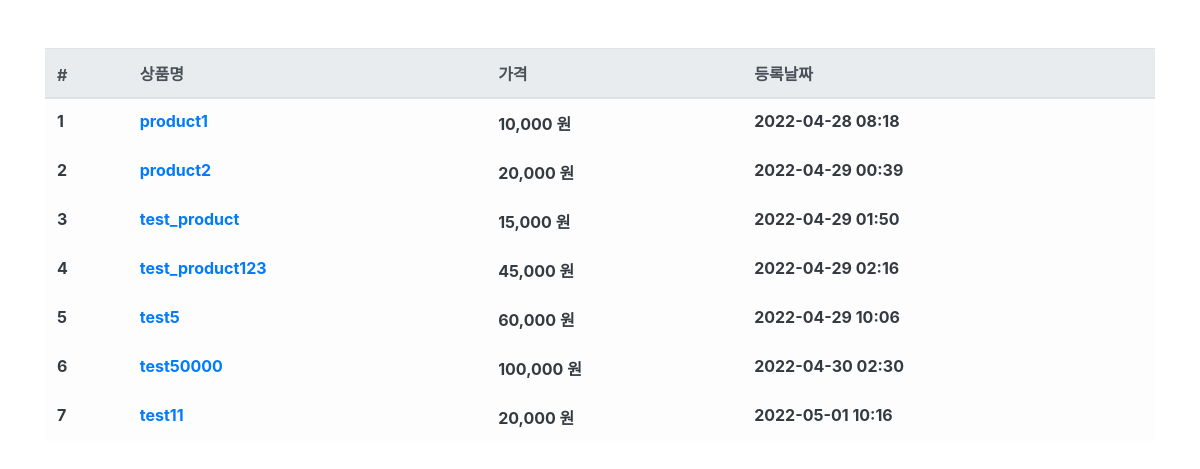
Before: /product/ with the older database file.
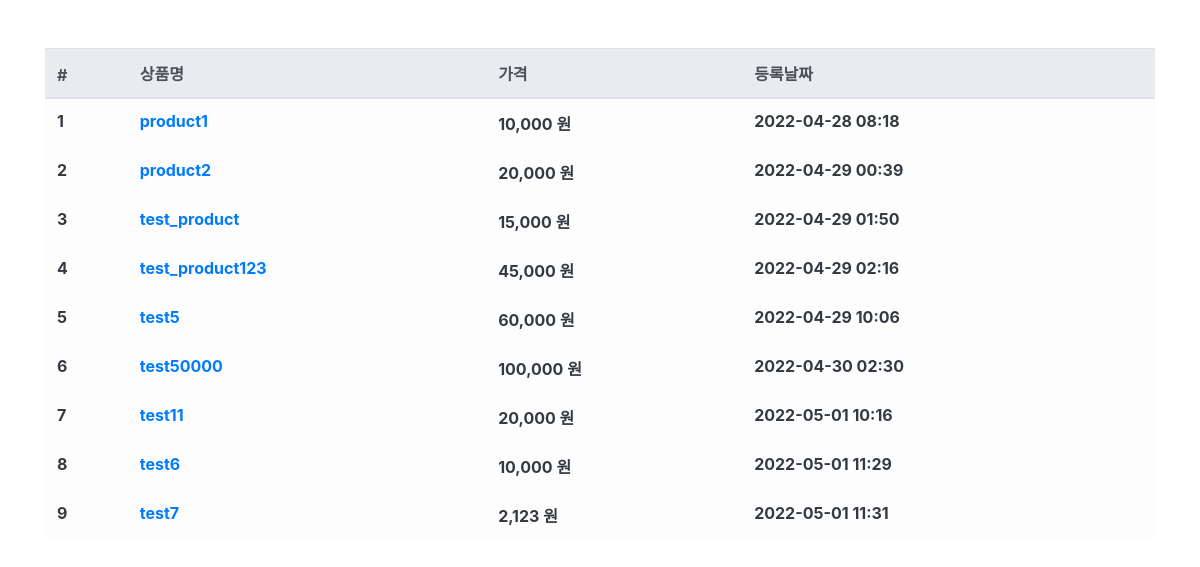
After: the same page with the newer database file.
### product/models.py (models this page shows, shortened)
class Product(models.Model):
    name = models.CharField(max_length=256, verbose_name='상품명')
    price = models.IntegerField(verbose_name='상품가격')
    description = models.TextField(verbose_name='상품설명') # textfield는 글자 수 제한이 없다.
    stock = models.IntegerField(verbose_name='재고')
    register_date = models.DateTimeField(auto_now_add=True, verbose_name='등록날짜')
    class Meta:
        db_table = 'fastcampus_product'
        verbose_name = '상품'
        verbose_name_plural = '상품'

### product/views.py (the view)
# urls.py: path('product/',ProductList.as_view()),
class ProductList(ListView):
    model = Product
    template_name = 'product.html'
    context_object_name = 'product_list'

### product/templates/product.html (shortened to what this page needs)
{% extends "base.html" %}
{% load humanize %}
{% block contents %}
<div class="row mt-5">
  <div class="col-12">
    <table class="table table-light">
      <thead class="thead-light">
        <tr>
          <th scope="col">#</th>
          <th scope="col">상품명</th>
          <th scope="col">가격</th>
          <th scope="col">등록날짜</th>
        </tr>
      </thead>
      <tbody class="text-dark">
        {% for product in product_list %}
        <tr>
          <th scope="row">{{ product.id }}</th>
          <th><a id="product-{{ product.id }}" onmouseenter="product_detail({{ product.id}});" onmouseleave="product_leave({{ product.id }})" href="/product/{{ product.id }}/"> {{ product.name }}</th></a>
          <th>{{ product.price|intcomma }} 원</th>
          <th>{{ product.register_date|date:'Y-m-d H:i' }}</th>
        </tr>
        {% endfor%}
      </tbody>
    </table>
  </div>
{% endblock %}

Changed rows visible on the page:
added Product: id "8", name "test6", price "10,000", register_date "2022-05-01 11:29"
added Product: id "9", name "test7", price "2,123", register_date "2022-05-01 11:31"
